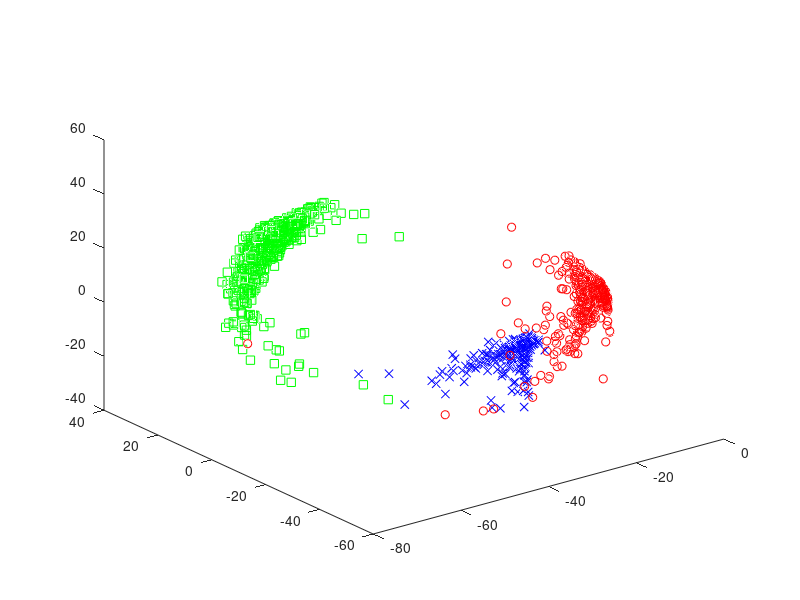

MATLAB code for this plot:
clear all;
close all;

plot_output = true;
use_singular_vectors = plot_output;

if plot_output
    X = load('saved_data/test_output_data.txt');
else
    X = load('saved_data/test_input_data.txt');
end

if use_singular_vectors
    [X, ~, ~] = svd(X, 'econ');
    X = X ./ repmat(sum(X.^2,2),1,size(X,2));
end

labels = load('saved_data/test_labels.txt');
X1 = X(labels == 1,:);
X2 = X(labels == 2,:);
X3 = X(labels == 3,:);
plot3(X1(:,1), X1(:,2), X1(:,3), 'bx', X2(:,1), X2(:,2), X2(:,3), 'ro', X3(:,1), X3(:,2), X3(:,3), 'gs')
